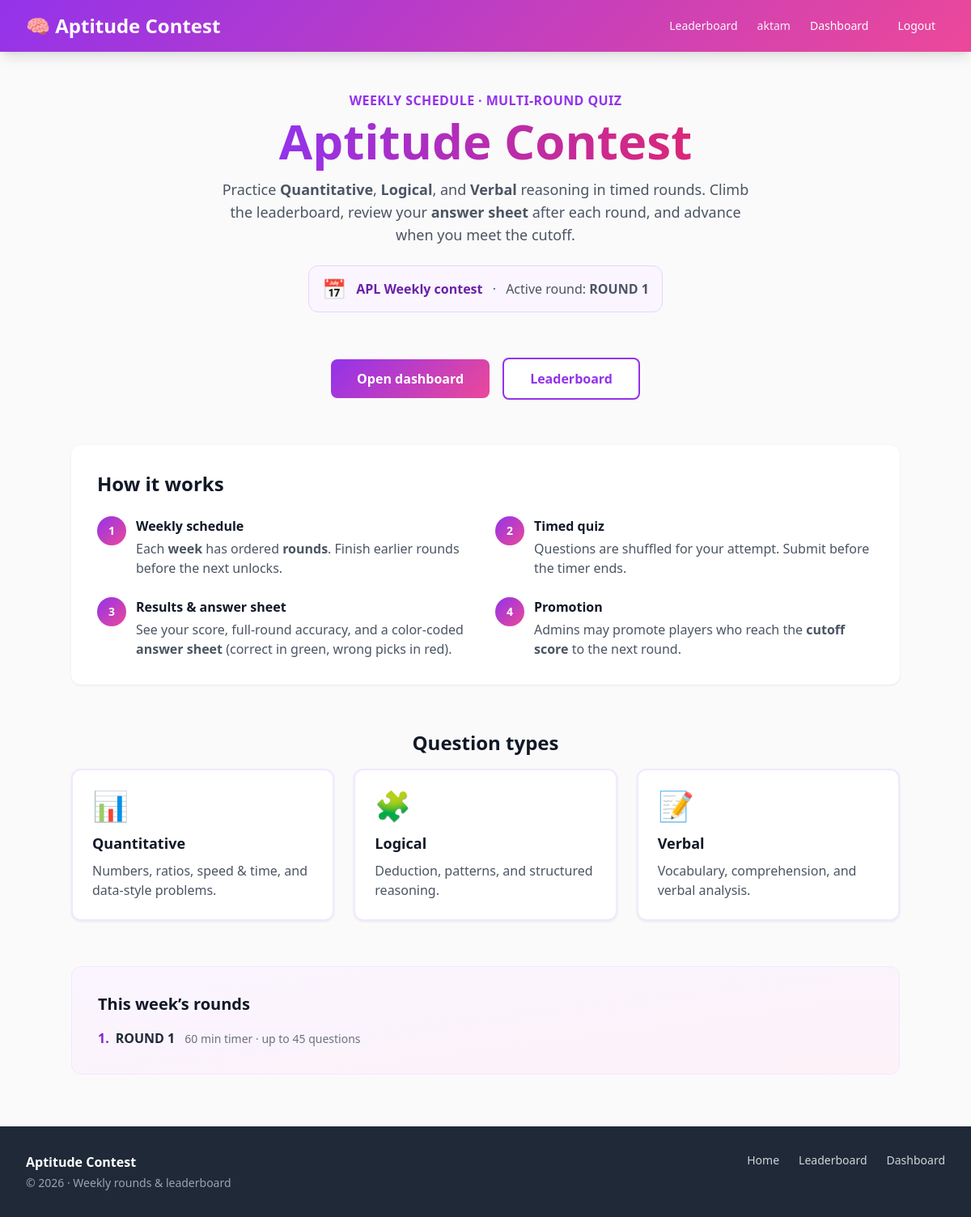
Screenshot of / (signed in) with the database file from the repository.
### contest/models.py (models this page shows, shortened)
class Week(models.Model):
    title = models.CharField(max_length=100, unique=True)
    start_date = models.DateField()
    end_date = models.DateField()
    is_active = models.BooleanField(default=False)
    class Meta:
        ordering = ["-start_date"]
        verbose_name = "Week"
        verbose_name_plural = "Weeks (schedule)"

class Round(models.Model):
    week = models.ForeignKey(Week, on_delete=models.CASCADE, related_name="rounds")
    round_name = models.CharField(max_length=100)
    order_number = models.PositiveIntegerField(default=1)
    is_active = models.BooleanField(default=False)
    duration_seconds = models.PositiveIntegerField(
        default=1800,
        help_text="Quiz timer for this round (seconds). Default 1800 = 30 minutes.",
    )
    total_questions = models.PositiveIntegerField(
        default=30,
        help_text="Max number of questions to show in this round (picks first N by order).",
    )
    promotion_cutoff_score = models.PositiveIntegerField(
        null=True,
        blank=True,
        help_text=(
            "Minimum total score on this round to qualify for the next round. "
            "Admin uses this for promotion (list action + button). Leave empty to disable."
        ),
    )
    class Meta:
        ordering = ["week", "order_number", "id"]
        unique_together = [("week", "order_number"), ("week", "round_name")]
        verbose_name = "Round"
        verbose_name_plural = "Rounds (all weeks)"

### contest/views.py (the view)
# urls.py: path('', views.home, name='home'),
def home(request):
    active_week = get_active_week()
    active_round = get_active_round_for_week(active_week)
    rounds_preview = []
    if active_week:
        rounds_preview = list(
            active_week.rounds.order_by("order_number", "id").values(
                "round_name", "order_number", "duration_seconds", "total_questions"
            )[:12]
        )
    return render(
        request,
        "home.html",
        {
            "active_week": active_week,
            "active_round": active_round,
            "rounds_preview": rounds_preview,
        },
    )

### contest/templatetags/contest_extras.py (called while the page is built)
@register.filter(name="duration_fmt")
def duration_fmt(value):
    return format_duration_seconds(value)

### contest/time_display.py (called while the page is built, shortened)
def format_duration_seconds(seconds) -> str:
    try:
        s = int(seconds)
    except (TypeError, ValueError):
        return "—"
    s = max(0, s)
    if s < 60:
        return f"{s} sec" if s != 1 else "1 sec"
    m_total, sec = divmod(s, 60)
    if m_total < 120:
        if sec:
            return f"{m_total} min {sec} sec"
        return f"{m_total} min" if m_total != 1 else "1 min"

### contest/views.py (called while the page is built)
def get_active_week():
    return Week.objects.filter(is_active=True).first()

def get_active_round_for_week(week):
    if not week:
        return None
    return week.rounds.filter(is_active=True).order_by("order_number").first()

### templates/home.html (shortened to what this page needs)
{% extends 'base.html' %}
{% load contest_extras %}
{% block content %}
<div class="w-full max-w-5xl mx-auto min-w-0 space-y-10 sm:space-y-14 pb-8">
    <section class="text-center px-1 sm:px-0 pt-2 sm:pt-4">
        <p class="text-sm sm:text-base font-semibold text-purple-600 uppercase tracking-wide mb-2">
            Weekly schedule · Multi-round quiz
        </p>
        <h1 class="text-3xl sm:text-4xl md:text-5xl lg:text-6xl font-extrabold leading-tight mb-4">
            <span class="bg-gradient-to-r from-purple-600 to-pink-600 bg-clip-text text-transparent">
            </span>
        </h1>
        <p class="text-base sm:text-lg text-gray-600 max-w-2xl mx-auto mb-6">
            Practice <strong>Quantitative</strong>, <strong>Logical</strong>, and <strong>Verbal</strong> reasoning in timed rounds.
            Climb the leaderboard, review your <strong>answer sheet</strong> after each round, and advance when you meet the cutoff.
        </p>
        {% if active_week %}
        <div class="inline-flex flex-col sm:flex-row sm:items-center gap-2 sm:gap-3 px-4 py-3 rounded-xl bg-purple-50 border border-purple-200 text-left sm:text-center max-w-lg mx-auto">
            <span class="text-2xl" aria-hidden="true">📅</span>
            <div class="text-sm sm:text-base text-gray-800">
                <span class="font-bold text-purple-800">{{ active_week.title }}</span>
                {% if active_round %}
                <span class="block sm:inline sm:before:content-['·'] sm:before:mx-2 text-gray-600">
                    Active round: <strong>{{ active_round.round_name }}</strong>
                </span>
                {% else %}
                <span class="block sm:inline text-amber-700 text-sm mt-1 sm:mt-0">Waiting for admin to activate a round.</span>
                {% endif %}
            </div>
        </div>
        {% else %}
        <p class="text-sm text-amber-800 bg-amber-50 border border-amber-200 rounded-lg px-4 py-3 max-w-md mx-auto">
            No active week right now. Check back after the organizer opens the contest.
        </p>
        {% endif %}
    </section>
    <section class="flex flex-col sm:flex-row flex-wrap justify-center items-stretch sm:items-center gap-3 sm:gap-4 px-2">
        {% if user.is_authenticated %}
            <a href="{% url 'dashboard' %}" class="btn-primary w-full sm:w-auto text-center py-3.5 sm:py-3 min-h-[48px] flex items-center justify-center">
                Open dashboard
            </a>
            <a href="{% url 'leaderboard' %}" class="btn-secondary w-full sm:w-auto text-center py-3.5 sm:py-3 min-h-[48px] flex items-center justify-center">
                Leaderboard
            </a>
        {% endif %}
    </section>
    <section class="card p-5 sm:p-8">
        <h2 class="text-xl sm:text-2xl font-bold text-gray-900 mb-4 sm:mb-6 text-center sm:text-left">
            How it works
        </h2>
        <ol class="grid gap-4 sm:gap-6 sm:grid-cols-2">
            <li class="flex gap-3">
                <span class="flex-shrink-0 w-9 h-9 rounded-full gradient-purple-pink text-white font-bold flex items-center justify-center text-sm">1</span>
                <div>
                    <h3 class="font-semibold text-gray-900">Weekly schedule</h3>
                    <p class="text-sm sm:text-base text-gray-600 mt-1">Each <strong>week</strong> has ordered <strong>rounds</strong>. Finish earlier rounds before the next unlocks.</p>
                </div>
            </li>
            <li class="flex gap-3">
                <span class="flex-shrink-0 w-9 h-9 rounded-full gradient-purple-pink text-white font-bold flex items-center justify-center text-sm">2</span>
                <div>
                    <h3 class="font-semibold text-gray-900">Timed quiz</h3>
                    <p class="text-sm sm:text-base text-gray-600 mt-1">Questions are shuffled for your attempt. Submit before the timer ends.</p>
                </div>
            </li>
            <li class="flex gap-3">
                <span class="flex-shrink-0 w-9 h-9 rounded-full gradient-purple-pink text-white font-bold flex items-center justify-center text-sm">3</span>
                <div>
                    <h3 class="font-semibold text-gray-900">Results &amp; answer sheet</h3>
                    <p class="text-sm sm:text-base text-gray-600 mt-1">See your score, full-round accuracy, and a color-coded <strong>answer sheet</strong> (correct in green, wrong picks in red).</p>
                </div>
            </li>
            <li class="flex gap-3">
                <span class="flex-shrink-0 w-9 h-9 rounded-full gradient-purple-pink text-white font-bold flex items-center justify-center text-sm">4</span>
                <div>
                    <h3 class="font-semibold text-gray-900">Promotion</h3>
                    <p class="text-sm sm:text-base text-gray-600 mt-1">Admins may promote players who reach the <strong>cutoff score</strong> to the next round.</p>
                </div>
            </li>
        </ol>
    </section>
    <section>
        <h2 class="text-xl sm:text-2xl font-bold text-gray-900 mb-4 text-center">Question types</h2>
        <div class="grid grid-cols-1 sm:grid-cols-3 gap-4 sm:gap-6">
            <div class="card p-5 sm:p-6 border-2 border-purple-100 hover:border-purple-200 transition">
                <div class="text-3xl sm:text-4xl mb-3" aria-hidden="true">📊</div>
                <h3 class="text-lg font-bold text-gray-900 mb-2">Quantitative</h3>
                <p class="text-sm sm:text-base text-gray-600">Numbers, ratios, speed &amp; time, and data-style problems.</p>
            </div>
            <div class="card p-5 sm:p-6 border-2 border-purple-100 hover:border-purple-200 transition">
                <div class="text-3xl sm:text-4xl mb-3" aria-hidden="true">🧩</div>
                <h3 class="text-lg font-bold text-gray-900 mb-2">Logical</h3>
                <p class="text-sm sm:text-base text-gray-600">Deduction, patterns, and structured reasoning.</p>
            </div>
            <div class="card p-5 sm:p-6 border-2 border-purple-100 hover:border-purple-200 transition sm:col-span-1 col-span-1">
                <div class="text-3xl sm:text-4xl mb-3" aria-hidden="true">📝</div>
                <h3 class="text-lg font-bold text-gray-900 mb-2">Verbal</h3>
                <p class="text-sm sm:text-base text-gray-600">Vocabulary, comprehension, and verbal analysis.</p>
            </div>
        </div>
    </section>
    {% if rounds_preview %}
    <section class="rounded-xl bg-gradient-to-br from-purple-50 to-pink-50 border border-purple-100 p-5 sm:p-8">
        <h2 class="text-lg sm:text-xl font-bold text-gray-900 mb-4">This week&rsquo;s rounds</h2>
        <ul class="space-y-2 sm:space-y-3">
            {% for r in rounds_preview %}
            <li class="flex flex-wrap items-baseline gap-x-2 gap-y-1 text-sm sm:text-base text-gray-800">
                <span class="font-bold text-purple-700 tabular-nums">{{ r.order_number }}.</span>
                <span class="font-semibold">{{ r.round_name }}</span>
                <span class="text-gray-500 text-xs sm:text-sm w-full sm:w-auto sm:ml-1">
                    {{ r.duration_seconds|duration_fmt }} timer · up to {{ r.total_questions }} questions
                </span>
            </li>
            {% endfor %}
        </ul>
    </section>
    {% endif %}
</div>
{% endblock %}

### templates/base.html (shortened to what this page needs)
<!DOCTYPE html>
<html lang="en">
<head>
    <script src="https://cdn.tailwindcss.com"></script>
</head>
<body class="min-h-screen flex flex-col pb-[env(safe-area-inset-bottom)] overflow-x-hidden antialiased">
    <nav class="gradient-purple-pink shadow-lg sticky top-0 z-50">
        <div class="max-w-7xl mx-auto px-3 sm:px-6 lg:px-8">
            <div class="flex items-center justify-between gap-2 h-14 sm:h-16">
                <a href="{% url 'home' %}" class="text-white text-lg sm:text-2xl font-bold hover:opacity-90 transition truncate min-w-0 pr-2">
                    🧠 <span class="hidden sm:inline">Aptitude Contest</span><span class="sm:hidden">Contest</span>
                </a>
                <div class="hidden md:flex items-center gap-1 lg:gap-3 flex-shrink-0">
                    <a href="{% url 'leaderboard' %}" class="text-white/95 hover:text-white px-2 lg:px-3 py-2 rounded-md text-sm font-medium transition whitespace-nowrap">
                        Leaderboard
                    </a>
                    {% if user.is_authenticated %}
                        <span class="text-white/90 text-sm max-w-[140px] lg:max-w-xs truncate hidden lg:inline" title="{{ user.username }}">{{ user.username }}</span>
                        <a href="{% url 'dashboard' %}" class="text-white hover:text-gray-100 px-2 lg:px-3 py-2 rounded-md text-sm font-medium transition">Dashboard</a>
                        <a href="{% url 'logout' %}" class="text-white hover:text-gray-100 px-2 lg:px-3 py-2 rounded-md text-sm font-medium transition">Logout</a>
                    {% else %}
                        <a href="{% url 'login' %}" class="text-white hover:text-gray-100 px-2 lg:px-3 py-2 rounded-md text-sm font-medium transition">Login</a>
                        <a href="{% url 'register' %}" class="bg-white text-purple-600 hover:bg-gray-100 px-3 py-2 rounded-md text-sm font-semibold transition">Register</a>
                    {% endif %}
                </div>
            </div>
        </div>
    </nav>
    <main class="flex-grow max-w-7xl mx-auto w-full min-w-0 px-3 sm:px-6 lg:px-8 py-6 sm:py-8">
        {% block content %}{% endblock %}
    </main>
    <footer class="bg-gray-800 text-white mt-auto">
        <div class="max-w-7xl mx-auto px-3 sm:px-6 lg:px-8 py-6 sm:py-8">
            <div class="flex flex-col gap-6 sm:flex-row sm:justify-between sm:items-start">
                <div>
                    <p class="text-white font-semibold mb-1">Aptitude Contest</p>
                    <p class="text-gray-400 text-sm">&copy; {% now "Y" %} · Weekly rounds &amp; leaderboard</p>
                </div>
                <div class="flex flex-col sm:flex-row sm:flex-wrap gap-2 sm:gap-6 text-sm">
                    <a href="{% url 'home' %}" class="text-gray-300 hover:text-white py-2 sm:py-0 transition">Home</a>
                    <a href="{% url 'leaderboard' %}" class="text-gray-300 hover:text-white py-2 sm:py-0 transition">Leaderboard</a>
                    {% if user.is_authenticated %}
                    <a href="{% url 'dashboard' %}" class="text-gray-300 hover:text-white py-2 sm:py-0 transition">Dashboard</a>
                    {% else %}
                    <a href="{% url 'login' %}" class="text-gray-300 hover:text-white py-2 sm:py-0 transition">Login</a>
                    {% endif %}
                </div>
            </div>
        </div>
    </footer>
</body>
</html>

### templates/base.html (style rules this page uses)
body { background-color: #fafafa; color: #111827; -webkit-tap-highlight-color: transparent; }
.gradient-purple-pink { background: linear-gradient(135deg, #9333ea 0%, #ec4899 100%); }
.btn-primary { background: linear-gradient(135deg, #9333ea 0%, #ec4899 100%); color: white; padding: 0.75rem 1.5rem; border-radius: 0.5rem; font-weight: 600; transition: transform 0.2s, box-shadow 0.2s; display: inline-block; text-align: center; touch-action: manipulation; min-height: 44px; }
@media (min-width: 640px) { .btn-primary { padding: 0.75rem 2rem; } }
.btn-secondary { background: white; color: #9333ea; border: 2px solid #9333ea; padding: 0.75rem 1.5rem; border-radius: 0.5rem; font-weight: 600; transition: transform 0.2s, background 0.2s; display: inline-block; text-align: center; touch-action: manipulation; min-height: 44px; }
@media (min-width: 640px) { .btn-secondary { padding: 0.75rem 2rem; } }
.card { background: white; border-radius: 0.75rem; box-shadow: 0 1px 3px 0 rgba(0, 0, 0, 0.08); transition: box-shadow 0.3s; }

### rows the page displays
Week: title "APL Weekly contest"
Round: round_name "ROUND 1", order_number "1", duration_seconds|duration_fmt "60 min", total_questions "45"

### other values shown
{{ user.username }} "aktam"
